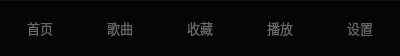
    <widget class="QWidget" name="tabBarWidget">
     <property name="minimumSize">
      <size>
       <width>0</width>
       <height>56</height>
      </size>
     </property>
     <property name="maximumSize">
      <size>
       <width>16777215</width>
       <height>56</height>
      </size>
     </property>
     <property name="styleSheet">
      <string notr="true">background: rgba(0,0,0,220); border-top: 1px solid rgba(255,255,255,10);</string>
     </property>
     <layout class="QHBoxLayout" name="tabBarLayout">
      <property name="spacing">
       <number>0</number>
      </property>
      <property name="leftMargin">
       <number>0</number>
      </property>
      <property name="topMargin">
       <number>4</number>
      </property>
      <property name="rightMargin">
       <number>0</number>
      </property>
      <property name="bottomMargin">
       <number>4</number>
      </property>
      <item>
       <widget class="QPushButton" name="tabBtn_0">
        <property name="minimumSize">
         <size>
          <width>80</width>
          <height>48</height>
         </size>
        </property>
        <property name="text">
         <string>首页</string>
        </property>
        <property name="styleSheet">
         <string notr="true">QPushButton { background: transparent; border: none; color: rgba(255,255,255,100); font-size: 13px; } QPushButton:pressed { color: #31C27C; }</string>
        </property>
       </widget>
      </item>
      <item>
       <widget class="QPushButton" name="tabBtn_1">
        <property name="minimumSize">
         <size>
          <width>80</width>
          <height>48</height>
         </size>
        </property>
        <property name="text">
         <string>歌曲</string>
        </property>
        <property name="styleSheet">
         <string notr="true">QPushButton { background: transparent; border: none; color: rgba(255,255,255,100); font-size: 13px; } QPushButton:pressed { color: #31C27C; }</string>
        </property>
       </widget>
      </item>
      <item>
       <widget class="QPushButton" name="tabBtn_2">
        <property name="minimumSize">
         <size>
          <width>80</width>
          <height>48</height>
         </size>
        </property>
        <property name="text">
         <string>收藏</string>
        </property>
        <property name="styleSheet">
         <string notr="true">QPushButton { background: transparent; border: none; color: rgba(255,255,255,100); font-size: 13px; } QPushButton:pressed { color: #31C27C; }</string>
        </property>
       </widget>
      </item>
      <item>
       <widget class="QPushButton" name="tabBtn_3">
        <property name="minimumSize">
         <size>
          <width>80</width>
          <height>48</height>
         </size>
        </property>
        <property name="text">
         <string>播放</string>
        </property>
        <property name="styleSheet">
         <string notr="true">QPushButton { background: transparent; border: none; color: rgba(255,255,255,100); font-size: 13px; } QPushButton:pressed { color: #31C27C; }</string>
        </property>
       </widget>
      </item>
      <item>
       <widget class="QPushButton" name="tabBtn_4">
        <property name="minimumSize">
         <size>
          <width>80</width>
          <height>48</height>
         </size>
        </property>
        <property name="text">
         <string>设置</string>
        </property>
        <property name="styleSheet">
         <string notr="true">QPushButton { background: transparent; border: none; color: rgba(255,255,255,100); font-size: 13px; } QPushButton:pressed { color: #31C27C; }</string>
        </property>
       </widget>
      </item>
     </layout>
    </widget>
